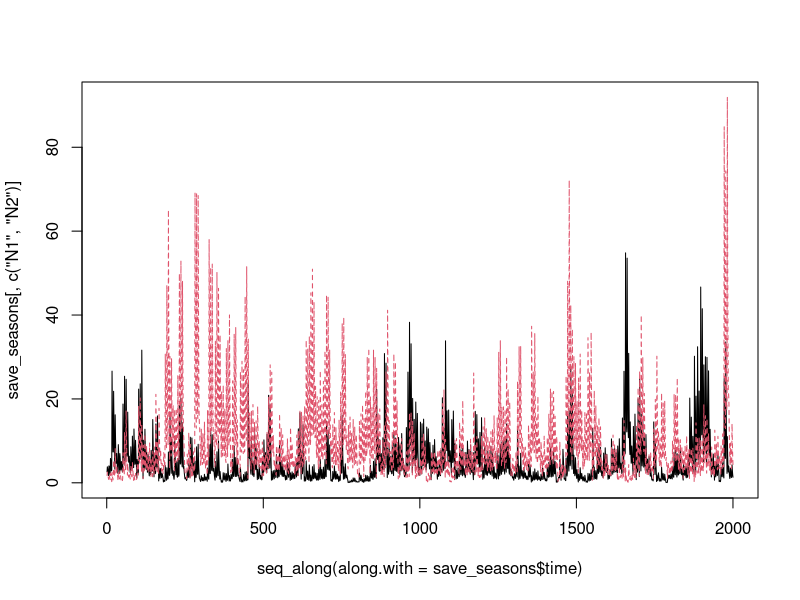
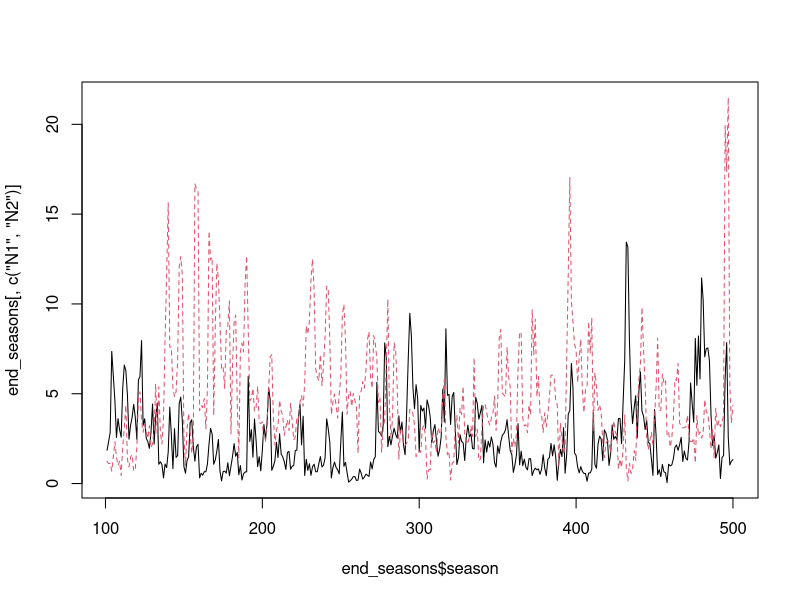

The R source for these figures, in order:
##  Semi-discrete storage effect model of two species 
##    coexisting on one essential resource                

##  Author: Andrew Tredennick
##  Email:  atredenn@gmail.com
##  Date:   3.19.2015
##  Update: 4.2.2015 -- Implements looping over odSolve for seasons.
##                   -- Makes resource uptake a Hill function, and a
##                      function that can be called within the model.
##                   -- Includes option for a temporally autocorrelated
##                      resource pulse function.

##  MODEL DESCRIPTION
# Species "split" themselves between a dormant, low-mortaility stage (D) and 
# a higher mortality, high growth stage (N).
# The single resource is R.
# There are two sources of variability: an environmental cue that drives the
# storage effect, and resource variability.

# clear the workspace
rm(list=ls())

####
#### Initial conditions, global variables, and parameters ------------------------
####
temporal_autocorrelation <- TRUE    #turn temporal autocorrelation on(T)/off(F)
seasons <- 500                      #number of seasons to simulate
seasons_to_exclude <- 100           #initial seasons to exclude from plots
days_to_track <- 5                  #number of days to recover from odSolve
DNR <- c(D=c(1,1),N=c(1,1),R=10)    #initial conditions
Rmu <- 2                            #mean resource pulse (on log scale)
Rsd <- 1                            #std dev of resource pulses (on log scale)
sigE <- 2                           #environmental cue variability
rho <- 0                            #environmental cue correlation between species
parms <- list(
  r = c(10,10),                     #max growth rate for each species
  alpha = c(10,10),                 #rate parameter for Hill function 
  beta = c(50,50),                  #shape parameter for Hill function
  mN = c(0.5,0.5),                  #live biomass loss (mortality) rates 
  mD = c(0.001, 0.001)              #dormant biomass loss (mortality) rates
)

####
#### Load relevant libraries ----------------------------------------
####
library(deSolve); library(mvtnorm)


####
#### Model function -------------------------------------------------
####
## Continuous model
updateDNR <- function(t, DNR, parms){
  with(as.list(c(DNR, parms)), {
    dD1dt = -(mD[1]*D1)
    dD2dt = -(mD[2]*D2)
    dN1dt = N1*(uptake_R(r[1], R, alpha[1], beta[1]) - mN[1])
    dN2dt = N2*(uptake_R(r[2], R, alpha[2], beta[2]) - mN[2])
    dRdt = -1 * ((dN1dt + mN[1]*N1) + (dN2dt + mN[2]*N2))
    list(c(dD1dt, dD2dt, dN1dt, dN2dt, dRdt)) #output
  })
}

##  Resource uptake function (Hill function)
uptake_R <- function(r, R, alpha, beta){
  return((r*R^alpha) / (beta^alpha + R^alpha))
}

## Discrete model
update_DNR <- function(t,DNR,gs){
  with (as.list(DNR),{
    g1 <- gs[1]
    g2 <- gs[2]
    D1 <- D1 - (N1+D1)*g1 + N1
    D2 <- D2 - (N2+D2)*g2 + N2
    N1 <- 0+(N1+D1)*g1
    N2 <- 0+(N2+D2)*g2
    R <- R + Rvector[t]
    return(c(D1, D2, N1, N2, R))
  })
}


####
#### Simulate model -----------------------------------------------------
####
days <- c(1:days_to_track)

# Get "germination" fractions for each year
getG <- function(sigE, rho, nTime){
  varcov <- matrix(c(sigE, rho*sigE, rho*sigE, sigE), 2, 2)
  e <- rmvnorm(n = nTime, mean = c(0,0), sigma = varcov)
  g <- exp(e) / (1+exp(e))
  return(g)
}

# Loop over seasons
nms <- names(DNR)
gVec <- getG(sigE = sigE, rho = rho, nTime = seasons)

if(temporal_autocorrelation==FALSE){
  Rvector <- rlnorm(seasons,Rmu,Rsd) 
}

if(temporal_autocorrelation==TRUE){
  if(Rsd != 0){
    Rvector <- filter(rlnorm(seasons,Rmu,Rsd), filter=rep(1,3), circular=TRUE)
  }
  if(Rsd == 0){
    Rvector <- rlnorm(seasons,Rmu,Rsd) 
  } 
}

save_seasons <- data.frame(time=NA,D1=NA,D2=NA,N1=NA,N2=NA,R=NA,season=NA)

for(season_now in 1:seasons){
  output <- as.data.frame(ode(y = DNR, times = days, 
                              func = updateDNR, parms = parms))
  DNR <- as.numeric(output[nrow(output),nms])
  names(DNR) <- nms
  R_update <- Rvector[season_now]
  DNR <- update_DNR(season_now, DNR, gVec[season_now,])
  names(DNR) <- nms
  new_season <- as.data.frame(output)
  new_season$season <- season_now
  save_seasons <- rbind(save_seasons, new_season)
}


####
####  Make some plots ----------------------------------
####
#take out first couple seasons
save_seasons <- subset(save_seasons, season>seasons_to_exclude)
matplot(seq_along(along.with = save_seasons$time), 
        save_seasons[,c("N1","N2")], type="l")

#plot just seasons
end_of_season <- which(save_seasons$time == max(days))
end_seasons <- save_seasons[end_of_season,]
matplot(end_seasons$season, end_seasons[,c("N1","N2")], type="l")
# plot(N1 ~ R, end_seasons)
# plot(N2 ~ R, end_seasons)
# plot(N1 ~ N2, end_seasons)

#Plot the resource uptake function
# R <- seq(0,100,1)
# out_r <- matrix(ncol=2, nrow=length(R))
# alpha <- c(10,10)
# beta <- c(50,50)
# for(i in 1:nrow(out_r)){
#   out_r[i,1] <- uptake_R(5, R[i], alpha[1], beta[1])
#   out_r[i,2] <- uptake_R(5, R[i], alpha[2], beta[2])
# }
# matplot(R, out_r, type="l")

#Plot histograms of resource supply rates at different sigRs
# sigR <- seq(0,1,0.25)
# par(mfrow=c(2,3))
# for(i in 1:length(sigR)){
#   hist(rlnorm(100,2,sigR[i]))
# }
# plot(filter(rlnorm(100,2,1), filter=rep(1,3), circular=TRUE))
